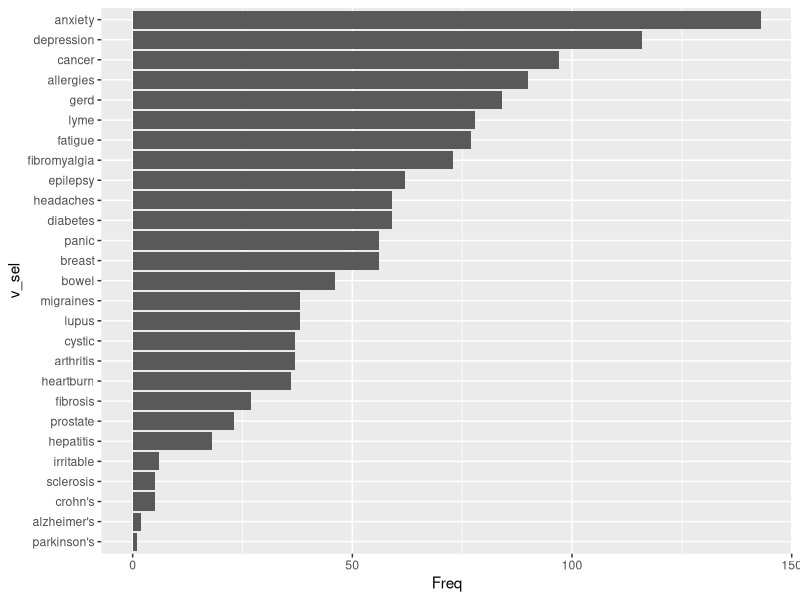
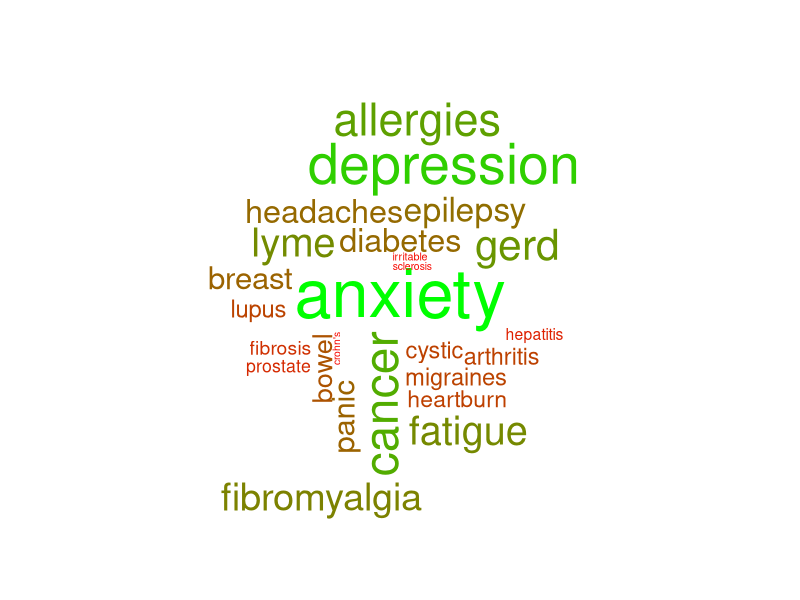

Write R code to recreate these figures, in order.
library(wordcloud)
library(ggplot2)
library(igraph)
library(ggraph)
# setwd("~/Documents/curs_bib/") #This is for me
# We define a list of autoimmune diseases
diseases<-c("Allergies", "Alzheimer's", "Anxiety", "Panic", "Arthritis", "Breast",
            "Fatigue", "Crohn's", "Cystic", "Fibrosis", "Depression", "Diabetes", "Epilepsy",
            "Fibromyalgia", "GERD", "Reflux)", "Headaches", "Heartburn", "Hepatitis","Irritable", "Bowel",
            "Lupus", "Lyme", "Migraines", "Sclerosis", "Parkinson's", "Prostate", "Cancer")
diseases<-tolower(diseases)
# We introduce the data
table<-read.table("posts.txt", check.names = FALSE, sep="\n")

# We clean the character data (this can be improved)
cl_table<-apply(table, 1, function(x) gsub("\n", "", x))
cl_table<-sapply(cl_table, function(x) gsub("[0-9|{|}|(|)|*|+|.|?]", "", x))
cl_table<-sapply(cl_table, function(x) gsub("[\\[]", "", x))
cl_table<-sapply(cl_table, function(x) gsub("]", "", x))
cl_table<-sapply(cl_table, tolower) # This is to convert every letter to lower case

# We split the text by words
lcl_table<-sapply(cl_table, function(x) strsplit(x, split=" "))

# We select the words in the vector diseases
sel_table<-lapply(lcl_table, function(x) x[x %in% diseases])
sel_table_short<-sel_table[lapply(sel_table, length) > 0] #We remove the list entries (posts) without any word

# We keep only one appearence by post
sel_table_short<-sapply(sel_table_short, function(x) x[!duplicated(x)])

# We join all appearence in a unique vector (we loose the information by post)
v_sel<-unlist(sel_table_short, use.names=FALSE)

# We summerize in a table each word frequency
df_vsel<-as.data.frame(sort(table(v_sel)))

# We represent this frequencies
ggplot(df_vsel, aes(v_sel, Freq))+geom_bar(stat="identity")+coord_flip()
wordcloud(df_vsel$v_sel, df_vsel$Freq, random.color = FALSE, colors=colorRampPalette(c("red", "green"))(200))
